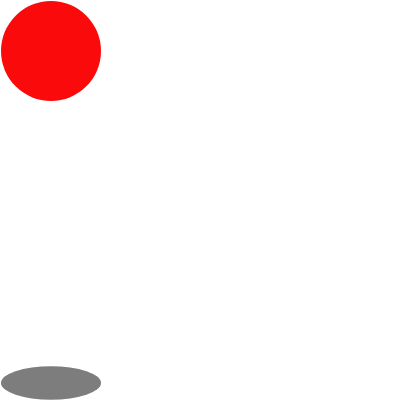
Frame 1 (no input)
Frame 60 (no input): identical to frame 1, image omitted
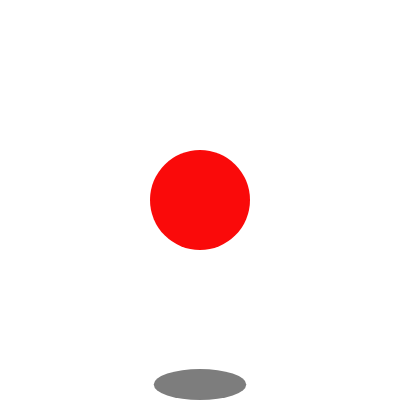
Frame 120 (the mouse pressed at the canvas centre since frame 60)

The p5.js sketch that drew these frames (run headless with seeded random() and noise() and a simulated clock; from frame 60 on, the mouse is pressed at the canvas centre):

// p5.js sketch
// ── sketch.js
let w = 100;
let x = 51;
let y = 51;
let x2 = 51;
let y2 = 383;
let z = 1.0;
let keydown = false;
let ylast = 51;
let xlow = 51;
let xhigh = 349;
let xrange = 296;
let deltaY = 0;


function setup() {
  createCanvas(400, 400);
}

function draw() {
  background(255);

  if(keydown && mouseIsPressed){
    deltaY = mouseY - ylast;
    
    
    x = constrain(x,xlow,xhigh);
    y = constrain(y,xlow,xhigh);
    x2 = constrain(x2,xlow,xhigh);
    z = float(constrain((z * 400) - deltaY, 200, 400))/400;

    w = 100 * z;

    
    xrange = 296*z;
    xhigh = 400 - ((400 - xrange)/2);
    xlow = (400 - xrange)/2;
    y2 = 382 - (180 * (1-z));

    ylast = mouseY;


  }
  
  if(mouseIsPressed && !keydown){

    x = constrain(mouseX,xlow,xhigh);
    y = constrain(mouseY,xlow,xhigh);
    x2 = x;

    

    
  }
  
  scaledx = float((x - 52) / 296);
  scaledy = float((y - 52) / 296);
  

  
  strokeWeight(0);
  fill(125);
  w2 = w - (15 * scaledy);
  

  ellipse(x2,y2 + (3 * scaledy),w2,w2/3);

  
  fill(250,10,10);
  ellipse(x, y, w, w);
  
}

function keyPressed(){
  keydown = true;
  ylast = mouseY;

}

function keyReleased(){
  keydown = false;
}
